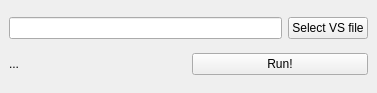
<?xml version="1.0" encoding="UTF-8"?>
<ui version="4.0">
 <class>VapourSynthProxy</class>
 <widget class="QMainWindow" name="VapourSynthProxy">
  <property name="geometry">
   <rect>
    <x>0</x>
    <y>0</y>
    <width>377</width>
    <height>93</height>
   </rect>
  </property>
  <property name="windowTitle">
   <string>VapourSynth Proxy</string>
  </property>
  <widget class="QWidget" name="centralwidget">
   <layout class="QVBoxLayout" name="verticalLayout">
    <item>
     <layout class="QHBoxLayout" name="horizontalLayout">
      <item>
       <widget class="QLineEdit" name="lineFile"/>
      </item>
      <item>
       <widget class="QPushButton" name="pushFileSel">
        <property name="text">
         <string>Select VS file</string>
        </property>
       </widget>
      </item>
     </layout>
    </item>
    <item>
     <layout class="QHBoxLayout" name="horizontalLayout_2">
      <item>
       <widget class="QLabel" name="labelStatus">
        <property name="text">
         <string>...</string>
        </property>
       </widget>
      </item>
      <item>
       <widget class="QPushButton" name="pushButtonRun">
        <property name="text">
         <string>Run!</string>
        </property>
       </widget>
      </item>
     </layout>
    </item>
   </layout>
  </widget>
 </widget>
 <resources/>
 <connections/>
</ui>
